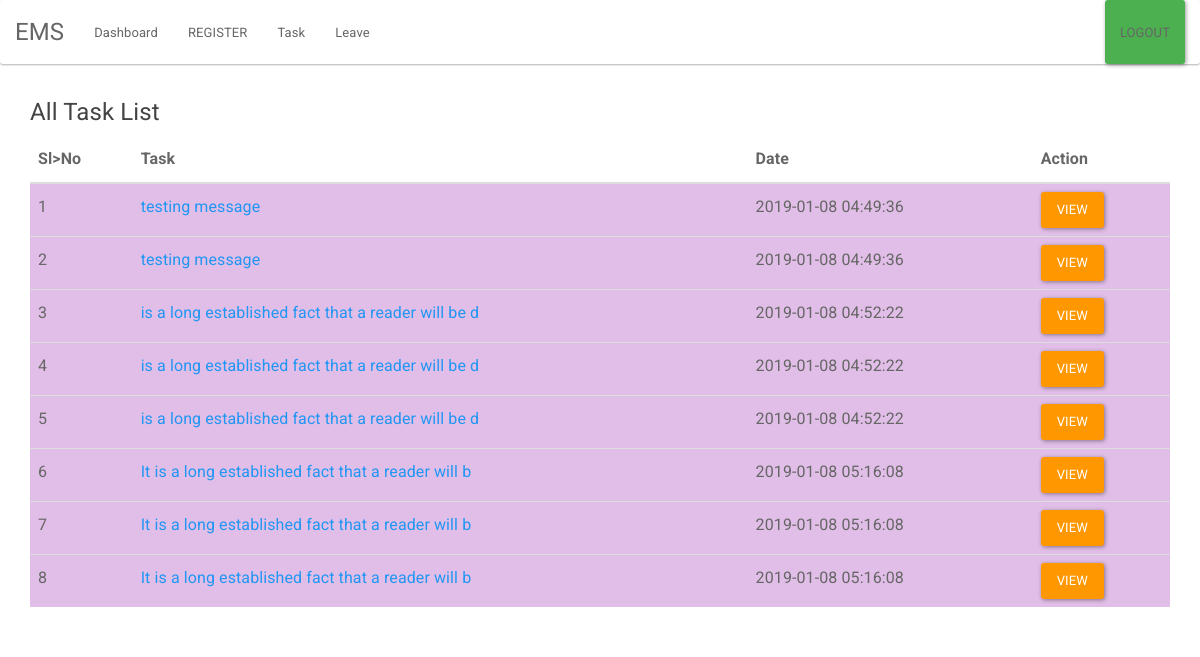
The page /admin/all_task.php (signed in) on the database its author committed.
### tables this page shows
CREATE TABLE IF NOT EXISTS `task` (
  `t_id` int(255) NOT NULL AUTO_INCREMENT,
  `task` text NOT NULL,
  `user_id` varchar(255) NOT NULL,
  `assigned_by` varchar(255) NOT NULL,
  `date_time` timestamp NOT NULL DEFAULT CURRENT_TIMESTAMP ON UPDATE CURRENT_TIMESTAMP,
  PRIMARY KEY (`t_id`)
);

### admin/all_task.php (the view, shortened to what this page needs)
<?php
include "../auth/auth.php";
?>
<html>
<head>
<link rel="stylesheet "href="../css/style.css" type="text/css">
</head>
<body>
  <?php include "header.php";?>
  <div class="container">
    <h4>All Task List</h4>
    <table class="table table-striped table-hover ">
  <thead>
    <tr>
      <th>Sl>No</th>
      <th>Task</th>
      <th>Date</th>
      <th>Action</th>
    </tr>
  </thead>
  <tbody>
<?php
$i=1;
$query="SELECT * FROM task";
$res=mysqli_query($conn,$query);
$count=mysqli_num_rows($res);
if($count>0)
{
while($row=mysqli_fetch_array($res))
{
?>
    <tr class="info">
      <td><?php echo $i;?></td>
      <td><a  href="view_message.php?id=<?php echo $row['t_id'];?>"> <?php echo substr($row['task'],0,50);?></a></td>
      <td><?php echo $row['date_time'];?></td>
      <td><a class="btn btn-warning" href="view_message.php?id=<?php echo $row['t_id'];?>">View</a></td>   </tr>
<?php
$i++;
}}
else
{
  echo"No data found";
}
?>
  </tbody>
</table>
</div>
</body>
</html>

### rows shown on the page
task: task "testing message", date_time "2019-01-08 04:49:36"
task: task "testing message", date_time "2019-01-08 04:49:36"
task: task "is a long established fact that a reader will be d", date_time "2019-01-08 04:52:22"
task: task "is a long established fact that a reader will be d", date_time "2019-01-08 04:52:22"
task: task "is a long established fact that a reader will be d", date_time "2019-01-08 04:52:22"
task: task "It is a long established fact that a reader will b", date_time "2019-01-08 05:16:08"
task: task "It is a long established fact that a reader will b", date_time "2019-01-08 05:16:08"
task: task "It is a long established fact that a reader will b", date_time "2019-01-08 05:16:08"
